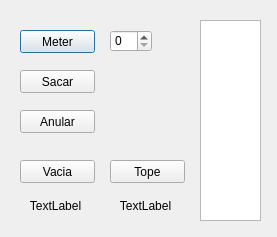
<?xml version="1.0" encoding="UTF-8"?>
<ui version="4.0">
 <class>Pilas</class>
 <widget class="QDialog" name="Pilas">
  <property name="geometry">
   <rect>
    <x>0</x>
    <y>0</y>
    <width>277</width>
    <height>237</height>
   </rect>
  </property>
  <property name="windowTitle">
   <string>Dialog</string>
  </property>
  <widget class="QPushButton" name="pushMeter">
   <property name="geometry">
    <rect>
     <x>20</x>
     <y>30</y>
     <width>75</width>
     <height>23</height>
    </rect>
   </property>
   <property name="text">
    <string>Meter</string>
   </property>
  </widget>
  <widget class="QPushButton" name="pushSacar">
   <property name="geometry">
    <rect>
     <x>20</x>
     <y>70</y>
     <width>75</width>
     <height>23</height>
    </rect>
   </property>
   <property name="text">
    <string>Sacar</string>
   </property>
  </widget>
  <widget class="QPushButton" name="pushAnular">
   <property name="geometry">
    <rect>
     <x>20</x>
     <y>110</y>
     <width>75</width>
     <height>23</height>
    </rect>
   </property>
   <property name="text">
    <string>Anular</string>
   </property>
  </widget>
  <widget class="QPushButton" name="pushTope">
   <property name="geometry">
    <rect>
     <x>110</x>
     <y>160</y>
     <width>75</width>
     <height>23</height>
    </rect>
   </property>
   <property name="text">
    <string>Tope</string>
   </property>
  </widget>
  <widget class="QPushButton" name="pushVacia">
   <property name="geometry">
    <rect>
     <x>20</x>
     <y>160</y>
     <width>75</width>
     <height>23</height>
    </rect>
   </property>
   <property name="text">
    <string>Vacia</string>
   </property>
  </widget>
  <widget class="QListWidget" name="listWidget">
   <property name="geometry">
    <rect>
     <x>200</x>
     <y>20</y>
     <width>61</width>
     <height>201</height>
    </rect>
   </property>
  </widget>
  <widget class="QLabel" name="isVacia">
   <property name="geometry">
    <rect>
     <x>20</x>
     <y>190</y>
     <width>71</width>
     <height>31</height>
    </rect>
   </property>
   <property name="text">
    <string>TextLabel</string>
   </property>
   <property name="alignment">
    <set>Qt::AlignCenter</set>
   </property>
  </widget>
  <widget class="QLabel" name="valorTope">
   <property name="geometry">
    <rect>
     <x>110</x>
     <y>190</y>
     <width>71</width>
     <height>31</height>
    </rect>
   </property>
   <property name="text">
    <string>TextLabel</string>
   </property>
   <property name="alignment">
    <set>Qt::AlignCenter</set>
   </property>
  </widget>
  <widget class="QSpinBox" name="spinMeter">
   <property name="geometry">
    <rect>
     <x>110</x>
     <y>30</y>
     <width>42</width>
     <height>22</height>
    </rect>
   </property>
  </widget>
 </widget>
 <resources/>
 <connections/>
</ui>
